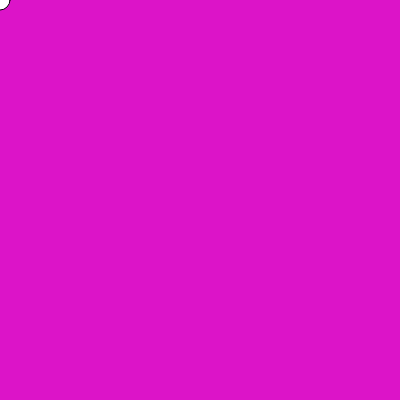
Frame 1 (no input)
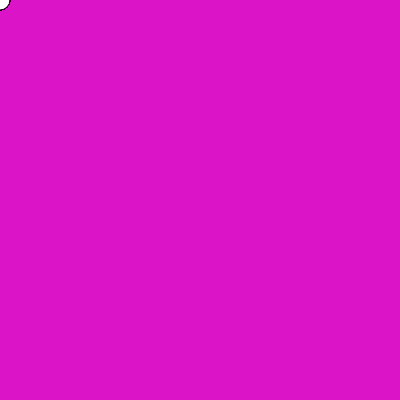
Frame 60 (no input)
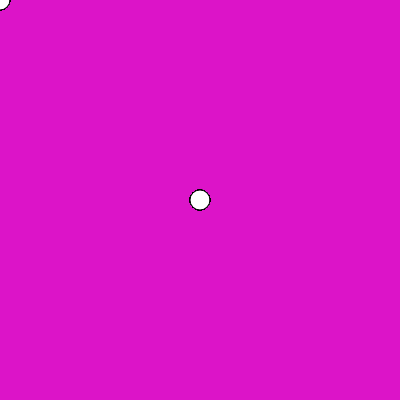
Frame 120 (the mouse pressed at the canvas centre since frame 60)

The p5.js sketch that drew these frames (run headless with seeded random() and noise() and a simulated clock; from frame 60 on, the mouse is pressed at the canvas centre):

// p5.js sketch
// ── sketch.js
function setup() {
  createCanvas(400, 400);
  background(220,20,200)
}

function draw() {
  circle(mouseX, mouseY
         , 20);

}
